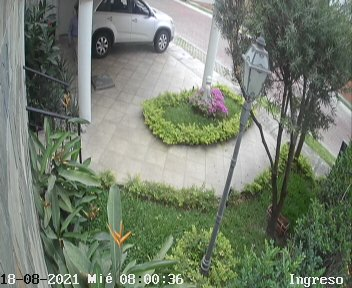
#> input picture imgsource/A02-1.jpg, 352 x 288 px
$ jupyter execute py01.ipynb
#> lines starting #> are read from the running program, lines starting #| are printed output that depends on the picture; after the words box and inside, x2 and y2 are one past the last pixel; in counts of white or black regions, pixels touching at a corner belong together
[cell 1]
import cv2
import numpy as np
import os

[cell 2]
#os.chrdir()
img01=cv2.imread("imgsource/A02-1.jpg",1 )
#> img01 is the input picture: shape (288, 352, 3); mean B, G, R 110.9, 127.2, 117.4
img02=cv2.imread("imgsource/A02-2.jpg",1 )
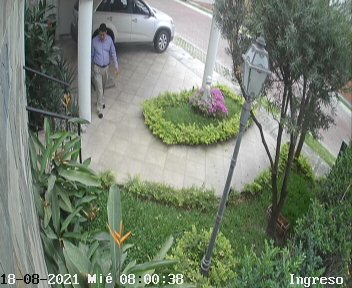
#> input picture imgsource/A02-2.jpg, 352 x 288 px
#> img02 is the input picture: shape (288, 352, 3); mean B, G, R 111.6, 128.2, 117.5

[cell 3]
fondo = cv2.cvtColor(img01, cv2.COLOR_BGR2GRAY)
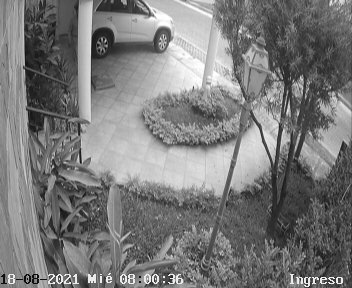
#> fondo: shape (288, 352); min 1, max 255, mean 122.4
fondo = cv2.GaussianBlur(fondo, (21, 21), 0)
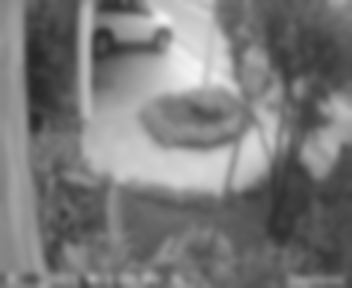
#> fondo: shape (288, 352); min 39, max 244, mean 122.4
gris= cv2.cvtColor(img02, cv2.COLOR_BGR2GRAY)
gris = cv2.GaussianBlur(gris, (21, 21), 0)

[cell 4]
imas=np.hstack((img01,img02))
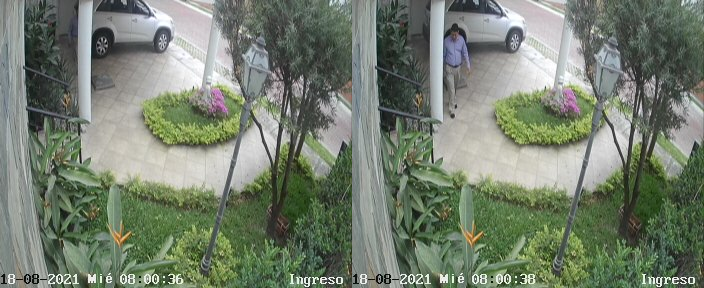
#> imas: shape (288, 704, 3); mean B, G, R 111.2, 127.7, 117.5
cv2.imshow("d",imas)
#cv2.waitKey(0)

[cell 5]
# Calculo de la diferencia entre el fondo y el frame actual
resta = cv2.absdiff(fondo, gris)
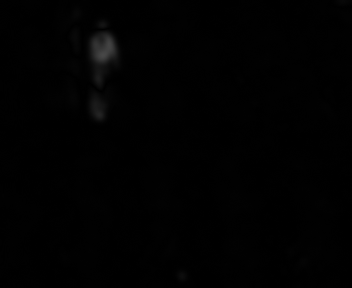
#> resta: shape (288, 352); min 0, max 71, mean 1.1

[cell 6]
# Aplicamos un umbral
umbral = cv2.threshold(resta, 25, 255, cv2.THRESH_BINARY)[1]
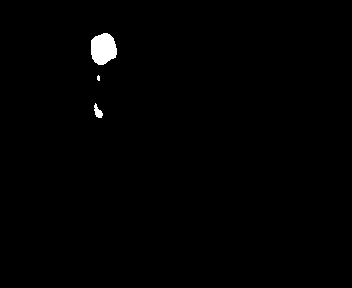
#> umbral: shape (288, 352); 0.73% white; 3 white regions (1 under 20 px), largest, box (x1, y1, x2, y2) and area: (91, 33, 117, 65) 652, (94, 103, 103, 118) 75

[cell 7]
# Copiamos el umbral para detectar los contornos
contornosimg = umbral.copy()

[cell 8]
cv2.imwrite("imgsource/imgdif.jpg",umbral)
#> Out = True
